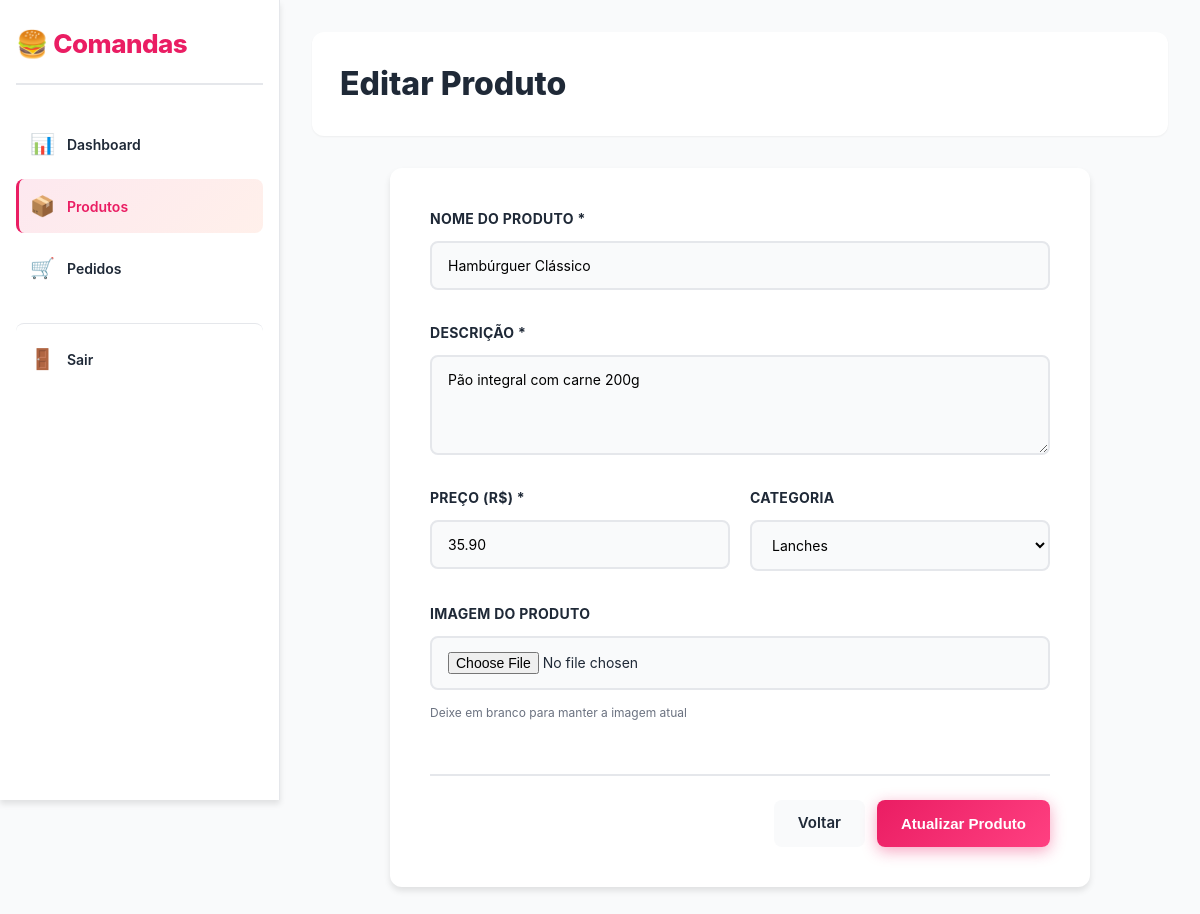
/admin/editar_produto.php?id=1 (signed in), run on the app's committed database.
### tables this page shows
CREATE TABLE IF NOT EXISTS produtos (
    id INT PRIMARY KEY AUTO_INCREMENT,
    loja_id INT NOT NULL,
    nome VARCHAR(200) NOT NULL,
    descricao TEXT,
    preco DECIMAL(10, 2) NOT NULL,
    imagem LONGBLOB,
    categoria VARCHAR(100),
    ativo BOOLEAN DEFAULT 1,
    criado_em TIMESTAMP DEFAULT CURRENT_TIMESTAMP,
    atualizado_em TIMESTAMP DEFAULT CURRENT_TIMESTAMP ON UPDATE CURRENT_TIMESTAMP,
    FOREIGN KEY (loja_id) REFERENCES lojas(id) ON DELETE CASCADE
);

### config/functions.php (called while the page is built, shortened)
<?php
function sanitizar($dado) {
    return htmlspecialchars(trim($dado), ENT_QUOTES, 'UTF-8');
}
?>

### admin/editar_produto.php (the view, shortened to what this page needs)
<?php
require_once '../config/database.php';
require_once '../config/functions.php';
$loja_id = $_SESSION['loja_id'];
$produto_id = (int)($_GET['id'] ?? 0);
try {
    $stmt = $conn->prepare("SELECT * FROM produtos WHERE id = ? AND loja_id = ?");
    $stmt->execute([$produto_id, $loja_id]);
    $produto = $stmt->fetch();
} catch (PDOException $e) {
    die("Erro ao buscar produto: " . $e->getMessage());
}
?>
<!DOCTYPE html>
<html lang="pt-BR">
<head>
    <link rel="stylesheet" href="../assets/css/style.css">
</head>
<body>
    <div class="container-admin">
        <aside class="sidebar">
            <div class="logo">
                <h2>🍔 Comandas</h2>
            </div>
            <nav class="nav-menu">
                <a href="dashboard.php" class="nav-item">
                    <span class="icon">📊</span>
                    <span>Dashboard</span>
                </a>
                <a href="produtos.php" class="nav-item active">
                    <span class="icon">📦</span>
                    <span>Produtos</span>
                </a>
                <a href="pedidos.php" class="nav-item">
                    <span class="icon">🛒</span>
                    <span>Pedidos</span>
                </a>
                <a href="logout.php" class="nav-item logout">
                    <span class="icon">🚪</span>
                    <span>Sair</span>
                </a>
            </nav>
        </aside>
        <main class="main-content">
            <header class="top-header">
                <div class="header-content">
                    <h1>Editar Produto</h1>
                </div>
            </header>
            <div class="form-container">
                <form method="POST" enctype="multipart/form-data" class="form-produto">
                    <div class="form-group">
                        <label for="nome">Nome do Produto *</label>
                        <input type="text" id="nome" name="nome" value="<?php echo sanitizar($produto['nome']); ?>" required>
                    </div>
                    <div class="form-group">
                        <label for="descricao">Descrição *</label>
                        <textarea id="descricao" name="descricao" rows="4" required><?php echo sanitizar($produto['descricao']); ?></textarea>
                    </div>
                    <div class="form-row">
                        <div class="form-group">
                            <label for="preco">Preço (R$) *</label>
                            <input type="number" id="preco" name="preco" value="<?php echo $produto['preco']; ?>" step="0.01" required>
                        </div>
                        <div class="form-group">
                            <label for="categoria">Categoria</label>
                            <select id="categoria" name="categoria">
                                <option value="Lanches" <?php echo $produto['categoria'] === 'Lanches' ? 'selected' : ''; ?>>Lanches</option>
                            </select>
                        </div>
                    </div>
                    <div class="form-group">
                        <label for="imagem">Imagem do Produto</label>
                        <input type="file" id="imagem" name="imagem" accept="image/*">
                        <small>Deixe em branco para manter a imagem atual</small>
                    </div>
                    <div class="form-actions">
                        <a href="produtos.php" class="btn-secondary">Voltar</a>
                        <button type="submit" class="btn-primary">Atualizar Produto</button>
                    </div>
                </form>
            </div>
        </main>
    </div>
</body>
</html>

### assets/css/style.css (style rules this page uses)
* { margin: 0; padding: 0; box-sizing: border-box; }
:root { --primary-color: #EA1D63; --primary-light: #FF4081; --primary-dark: #C1272D; --accent-color: #FF6B35; --success-color: #06D6A0; --danger-color: #EF4444; --warning-color: #F59E0B; --light-color: #FFFFFF; --light-gray: #F9FAFB; --medium-gray: #F3F4F6; --gray: #9CA3AF; --dark-gray: #6B7280; --dark-color: #1F2937; --border-color: #E5E7EB; --shadow-sm: 0 1px 2px 0 rgba(0, 0, 0, 0.05); --shadow-md: 0 4px 6px 0 rgba(0, 0, 0, 0.1); --shadow-lg: 0 10px 15px 0 rgba(0, 0, 0, 0.1); --shadow-xl: 0 20px 25px 0 rgba(0, 0, 0, 0.1); }
html, body { font-family: -apple-system, BlinkMacSystemFont, 'Segoe UI', 'Helvetica Neue', sans-serif; line-height: 1.5; color: var(--dark-color); background: var(--light-gray); font-size: 16px; }
body { -webkit-font-smoothing: antialiased; -moz-osx-font-smoothing: grayscale; }
button, .btn-primary, .btn-secondary, .btn-danger, .btn-small, a.btn-primary, a.btn-secondary { padding: 12px 24px; border: none; border-radius: 8px; font-size: 15px; font-weight: 600; cursor: pointer; transition: all 0.2s ease; text-decoration: none; display: inline-block; text-align: center; user-select: none; }
.btn-primary { background: linear-gradient(135deg, #EA1D63 0%, #FF4081 100%); color: white; box-shadow: 0 4px 15px rgba(234, 29, 99, 0.4); }
.btn-secondary { background: var(--light-gray); color: var(--dark-color); border: 2px solid var(--border-color); }
.container-admin { display: flex; min-height: 100vh; background: var(--light-gray); }
.sidebar { width: 280px; background: var(--light-color); border-right: 1px solid var(--border-color); padding: 24px 16px; position: fixed; height: 100vh; overflow-y: auto; box-shadow: var(--shadow-md); z-index: 50; }
.logo { margin-bottom: 32px; padding-bottom: 20px; border-bottom: 2px solid var(--border-color); }
.logo h2 { color: var(--primary-color); font-size: 26px; font-weight: 800; letter-spacing: -0.5px; }
.nav-menu { display: flex; flex-direction: column; gap: 8px; }
.nav-item { display: flex; align-items: center; gap: 12px; padding: 12px 14px; border-radius: 8px; color: var(--dark-color); text-decoration: none; transition: all 0.2s ease; font-weight: 600; font-size: 14px; }
.nav-item.active { background: linear-gradient(135deg, rgba(234, 29, 99, 0.1), rgba(255, 107, 53, 0.1)); color: var(--primary-color); border-left: 3px solid var(--primary-color); padding-left: 11px; }
.nav-item.logout { margin-top: auto; border-top: 1px solid var(--border-color); padding-top: 20px; margin-top: 20px; }
.nav-item .icon { font-size: 20px; }
.main-content { margin-left: 280px; flex: 1; padding: 32px; background: var(--light-gray); }
.top-header { background: var(--light-color); padding: 28px; border-radius: 12px; margin-bottom: 32px; box-shadow: var(--shadow-sm); }
.header-content { display: flex; justify-content: space-between; align-items: center; }
.header-content h1 { font-size: 32px; color: var(--dark-color); font-weight: 800; }
.form-container { background: var(--light-color); padding: 40px; border-radius: 12px; box-shadow: var(--shadow-md); max-width: 700px; margin: 0 auto; }
.form-produto { display: flex; flex-direction: column; gap: 32px; }
.form-group { display: flex; flex-direction: column; gap: 8px; }
.form-group label { margin-bottom: 4px; font-weight: 700; font-size: 14px; color: var(--dark-color); text-transform: uppercase; letter-spacing: 0.02em; }
.form-group input, .form-group textarea, .form-group select { padding: 14px 16px; border: 2px solid var(--border-color); border-radius: 8px; font-size: 14px; font-family: inherit; transition: all 0.2s ease; background: var(--light-gray); }
.form-group small { font-size: 12px; color: var(--dark-gray); margin-top: 6px; }
.form-row { display: grid; grid-template-columns: 1fr 1fr; gap: 20px; }
.form-actions { display: flex; gap: 12px; justify-content: flex-end; padding-top: 24px; border-top: 2px solid var(--border-color); margin-top: 20px; }

### data on the page
produtos: nome "Hambúrguer Clássico", descricao "Pão integral com carne 200g", preco "35.90", categoria "Lanches"
